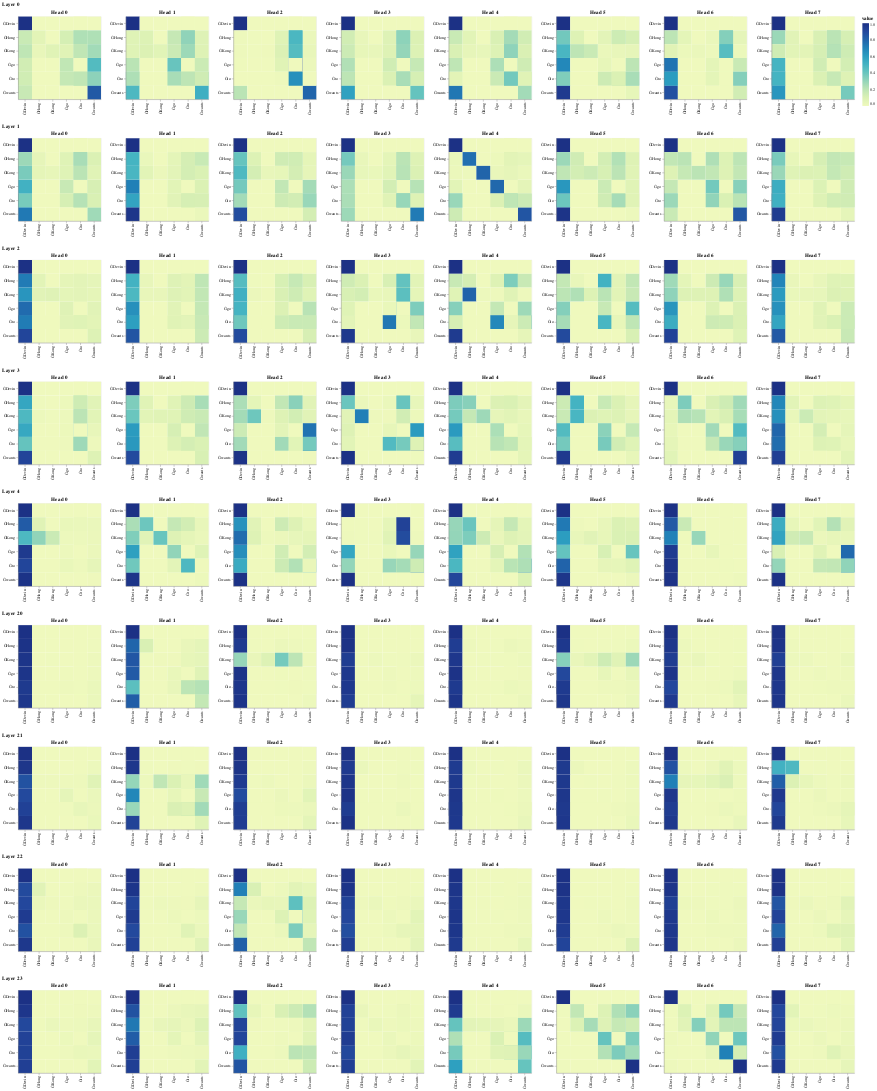

The cell this chart's notebook holds for it:
### Markdown cell above
## Experiments 

Here's a few experiments that I' m trying out and seeing how the attention maps turn out

### Code cell
visualize_model_attns(model, tokenizer, "Devin wants to go to Hong Kong", view_layers=[0, 1, 2, 3, 4, 20, 21, 22, 23], view_heads=list(range(0, 8)))
